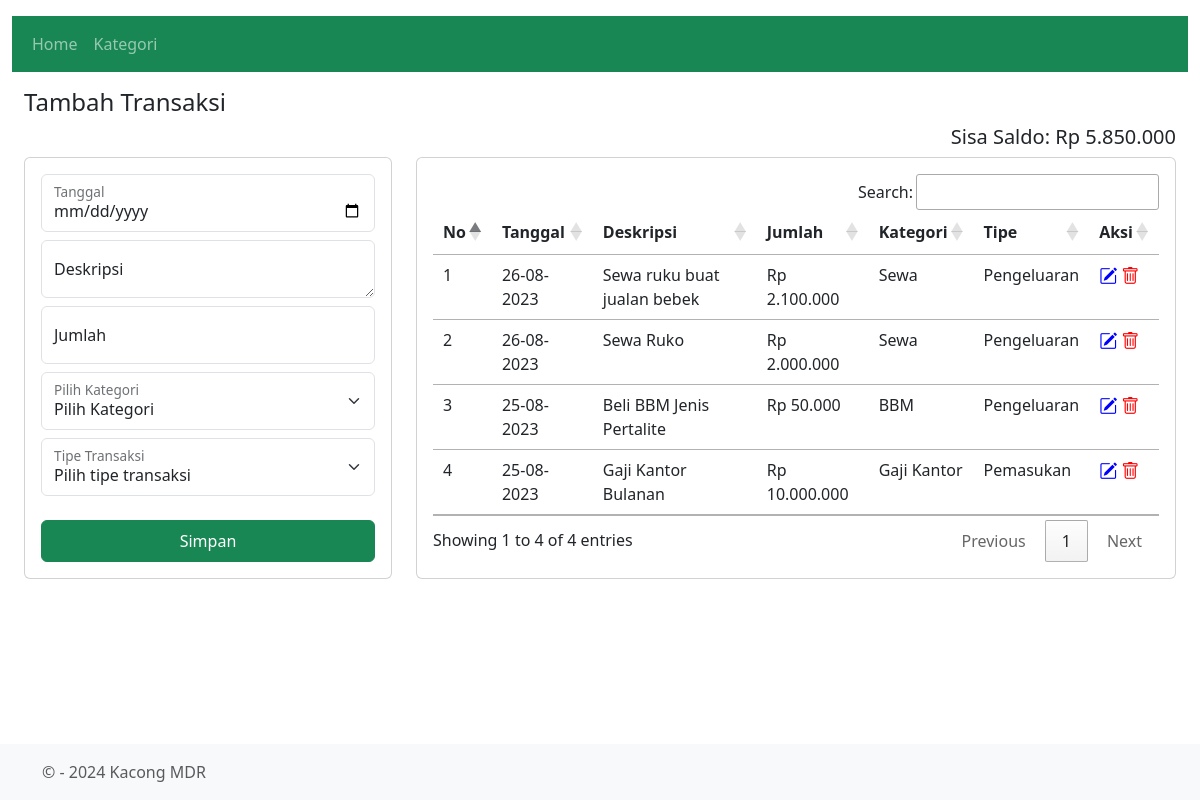
The page / on the database its author committed.
### tables this page shows
CREATE TABLE `tb_transaksi` (
  `id_transaksi` int(11) NOT NULL,
  `tgl` date NOT NULL,
  `deskripsi` varchar(300) NOT NULL,
  `jumlah` varchar(300) NOT NULL,
  `id_kategori` int(11) NOT NULL,
  `tipe_transaksi` varchar(300) NOT NULL
);

CREATE TABLE `tb_kategori` (
  `id_kategori` int(11) NOT NULL,
  `nama_kategori` varchar(300) NOT NULL
);

### home.php (the view, shortened to what this page needs)
<?php
include "koneksi.php";
?>
<!DOCTYPE html>
<html>
<head>
</head>
<body>
    <div class="container-fluid">
        <h4 class="mt-3">Tambah Transaksi</h4>
        <?php
            $sqlpem = mysqli_query($con,"SELECT sum(jumlah) as jumlah_baru from tb_transaksi where tipe_transaksi = 'Pemasukan'");
            $rowpem = mysqli_fetch_array($sqlpem);
            $jumpem = $rowpem['jumlah_baru'];
            $sqlpeng = mysqli_query($con,"SELECT sum(jumlah) as jumlah_baru from tb_transaksi where tipe_transaksi = 'Pengeluaran'");
            $rowpeng = mysqli_fetch_array($sqlpeng);
            $jumpeng = $rowpeng['jumlah_baru'];
            $sisa = ($jumpem - $jumpeng);
        ?>
        <div class="font-size:weight;"><b><h5 style="text-align:right;">Sisa Saldo: <?php $rupiah_format = ($sisa < 0 ? "- " : "") . "Rp " . number_format(abs($sisa), 0, ',', '.');
echo $rupiah_format;  ?></h5></b></div>
        <div class="row">
            <div class="col-md-4">
                <form method="POST">
                    <div class="card">
                        <div class="card-body">
                            <div class="form-floating mb-2">
                              <input type="date" class="form-control" name="tanggal" id="floatingInput" autocomplete="off" required placeholder="Tanggal">
                              <label for="floatingInput">Tanggal</label>
                            </div>
                            <div class="form-floating mb-2">
                              <textarea class="form-control" name="deskripsi" placeholder="Deskripsi" id="floatingTextarea"></textarea>
                              <label for="floatingTextarea">Deskripsi</label>
                            </div>
                             <div class="form-floating mb-2">
                              <input type="number" class="form-control" name="jumlah" id="floatingInput" autocomplete="off" required placeholder="Jumlah">
                              <label for="floatingInput">Jumlah</label>
                            </div>
                            <div class="form-floating mb-2">
                              <select class="form-select" name="id_kategori" id="floatingSelect" aria-label="Floating label select example">
                                <option selected disabled>Pilih Kategori</option>
                              </select>
                              <label for="floatingSelect">Pilih Kategori</label>
                            </div>
                            <div class="form-floating mb-2">
                              <select class="form-select" name="tipe_transaksi" id="floatingSelect" aria-label="Floating label select example">
                                <option selected disabled="">Pilih tipe transaksi</option>
                              </select>
                              <label for="floatingSelect">Tipe Transaksi</label>
                            </div>
                            <input type="submit" name="simpan" class="btn btn-success text-white mt-3 w-100 py-2" value="Simpan">
                        </div>
                    </div>
                </form>
            </div>
            <div class="col-md-8">
                <div class="card">
                    <div class="card-body">
                        <?php
                            $queryt = mysqli_query($con,"SELECT * FROM tb_transaksi a,tb_kategori b where a.id_kategori = b.id_kategori order by id_transaksi desc");
                        ?>
                        <table class="table" id="example" class="display" style="width:100%">
                                <thead>
                                    <tr>
                                        <th>No</th>
                                        <th>Tanggal</th>
                                        <th>Deskripsi</th>
                                        <th>Jumlah</th>
                                        <th>Kategori</th>
                                        <th>Tipe</th>
                                        <th>Aksi</th>
                                    </tr>
                                </thead>
                                <tbody>
                            <?php
                            $no=1;
                            while($row = mysqli_fetch_array($queryt))
                            {
                                ?>
                                <tr>
                                        <td><?= $no;?></td>
                                        <td><?php $date = $row['tgl'];
                                        $datetime = DateTime::createFromFormat('Y-m-d', $date);
                                        echo $datetime->format('d-m-Y');
                                         ?></td>
                                        <td><?= $row['deskripsi'];?></td>
                                        <td><?php
                                        $rupiah_format = "Rp " . number_format($row['jumlah'], 0, ',', '.');
                                        echo $rupiah_format;?></td>
                                        <td><?= $row['nama_kategori'];?></td>
                                        <td><?= $row['tipe_transaksi'];?></td>
                                        <td><a href="?page=edit_transaksi&id=<?=$row['id_transaksi'];?>"><i class="bi bi-pencil-square" style="color:blue;font-size: 18px"></i></a>
                                        <a href="delete_transaksi.php?id=<?=$row['id_transaksi'];?>"><i class="bi bi-trash" style="color:red;font-size: 18px"></i></i></a></td>
                                </tr>
                                <?php
                                $no++;
                            }
                            ?>
                            </tbody>
                            </table>
                    </div>
                </div>
            </div>
        </div>
    </div>
</body>
</html>

### header.php (shortened to what this page needs)
<!doctype html>
<html lang="en">
  <head>
    <link href="https://cdn.jsdelivr.net/npm/bootstrap@5.3.0/dist/css/bootstrap.min.css" rel="stylesheet">
    <link href="https://cdn.datatables.net/1.13.4/css/jquery.dataTables.min.css" rel="stylesheet">
   <link rel="stylesheet" type="text/css" href="https://cdn.datatables.net/buttons/2.3.6/css/buttons.dataTables.min.css">
   <link rel="stylesheet" href="https://cdn.jsdelivr.net/npm/bootstrap-icons@1.10.5/font/bootstrap-icons.css">
  </head>
  <body class="d-flex flex-column h-100">
    <div class="container-fluid py-3">
       <nav class="navbar navbar-expand-lg bg-success" data-bs-theme="dark">
        <div class="container-fluid">
          <div class="collapse navbar-collapse" id="navbarNav">
            <ul class="navbar-nav">
              <li class="nav-item">
                <a class="nav-link" aria-current="page" href="?page=home">Home</a>
              </li>
              <li class="nav-item">
                <a class="nav-link" href="?page=kategori">Kategori</a>
              </li>
            </ul>
          </div>
        </div>
      </nav>

### index.php
<?php
include "header.php";
if(isset($_GET['page']))
{
    $page = $_GET['page'];
    switch($page){
        case "home";
        include "home.php";
        break;
        case "kategori";
        include "kategori.php";
        break;
        case "edit_kategori";
        include "edit_kategori.php";
        break;
        case "edit_transaksi";
        include "edit_transaksi.php";
        break;
        default:
        echo "halaman tidak ditemukan";
        break;
    }
    }else {
    include "home.php";
}
include "footer.php";

### footer.php (shortened to what this page needs)
<footer class="fixed-bottom footer mt-auto py-3 bg-light">
  <div class="container">
    <span class="text-muted">&copy; - <?= date('Y');?> Kacong MDR</span>
  </div>
</footer>
  </body>
</html>

### rows shown on the page
tb_transaksi: tgl "26-08-2023", deskripsi "Sewa ruku buat jualan bebek", jumlah "Rp 2.100.000", id_kategori.nama_kategori "Sewa", tipe_transaksi "Pengeluaran"
tb_transaksi: tgl "26-08-2023", deskripsi "Sewa Ruko", jumlah "Rp 2.000.000", id_kategori.nama_kategori "Sewa", tipe_transaksi "Pengeluaran"
tb_transaksi: tgl "25-08-2023", deskripsi "Beli BBM Jenis Pertalite", jumlah "Rp 50.000", id_kategori.nama_kategori "BBM", tipe_transaksi "Pengeluaran"
tb_transaksi: tgl "25-08-2023", deskripsi "Gaji Kantor Bulanan", jumlah "Rp 10.000.000", id_kategori.nama_kategori "Gaji Kantor", tipe_transaksi "Pemasukan"

### other values the page prints
$rupiah_format "Rp 5.850.000"
